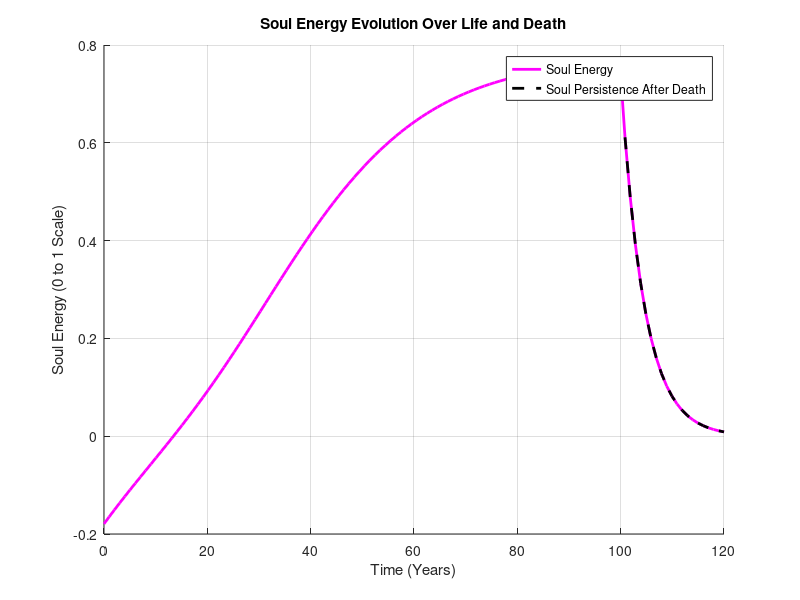

Source code (MATLAB):
clc; clear; close all;

% Time Variables
time_steps = 120; % 100 years of life + 20 years post-death
t = linspace(0, 120, time_steps);

% Initial Values (Starting at Birth)
C = 0.1; % Consciousness Energy
I = 0.2; % Identity Energy
M = 0.3; % Moral Energy
E = 0.1; % Memory Energy

% Weight Factors (Each Component's Contribution to the Soul)
w_C = 0.25; w_I = 0.25; w_M = 0.25; w_E = 0.25;

% Soul Energy & Persistence Arrays
soul_energy = zeros(1, time_steps);
soul_persistence = zeros(1, time_steps);

% Transformation Factor (Change after death)
f_T = 0.8; % Assume soul energy slowly transforms after death

% Life & Death Simulation
for i = 1:time_steps
    if i <= 100  % Living state
        C = 0.1 + 0.6 * tanh((i - 30) / 20); % Consciousness stabilizes at adulthood
        I = 0.2 + 0.5 * tanh((i - 40) / 25); % Identity solidifies
        M = 0.3 + 0.4 * tanh((i - 50) / 30); % Moral Code develops
        E = 1 - exp(-i / 20); % Memory accumulates over time
    else  % Post-death phase (soul persistence)
        C = C * f_T;
        I = I * f_T;
        M = M * f_T;
        E = E * f_T;
    end

    % Compute Soul Energy
    S_E = w_C * C + w_I * I + w_M * M + w_E * E;
    soul_energy(i) = S_E;

    % Compute Soul Persistence (After Death)
    if i > 100
        soul_persistence(i) = S_E; % Soul transforms but doesn't vanish
    else
        soul_persistence(i) = NaN; % No persistence before death
    end
end

% Plot the Results
figure;
hold on;
plot(t, soul_energy, 'm-', 'LineWidth', 2);
plot(t, soul_persistence, 'k--', 'LineWidth', 2);
xlabel('Time (Years)');
ylabel('Soul Energy (0 to 1 Scale)');
title('Soul Energy Evolution Over Life and Death');
legend({'Soul Energy', 'Soul Persistence After Death'}, 'Location', 'Best');
grid on;
hold off;